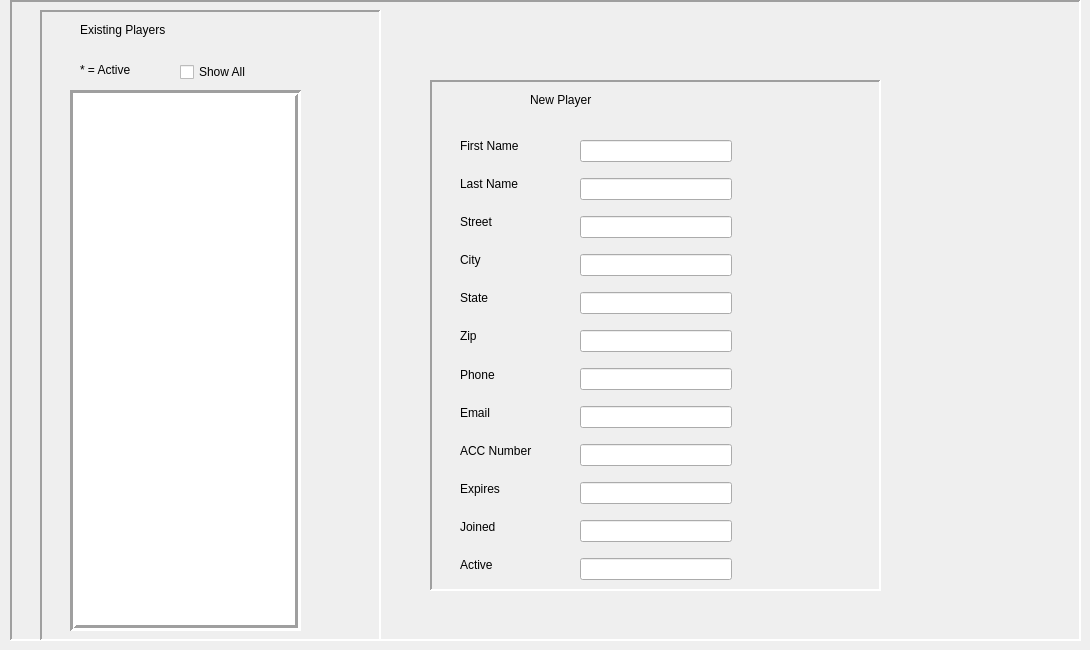
    <widget class="QWidget" name="playersTab">
     <property name="autoFillBackground">
      <bool>true</bool>
     </property>
     <attribute name="title">
      <string>Players</string>
     </attribute>
     <widget class="QFrame" name="playerTabPanel">
      <property name="geometry">
       <rect>
        <x>10</x>
        <y>0</y>
        <width>1071</width>
        <height>641</height>
       </rect>
      </property>
      <property name="autoFillBackground">
       <bool>true</bool>
      </property>
      <property name="frameShape">
       <enum>QFrame::Shape::Panel</enum>
      </property>
      <property name="frameShadow">
       <enum>QFrame::Shadow::Sunken</enum>
      </property>
      <property name="lineWidth">
       <number>2</number>
      </property>
      <widget class="QFrame" name="newPlayerFrame">
       <property name="geometry">
        <rect>
         <x>420</x>
         <y>80</y>
         <width>451</width>
         <height>511</height>
        </rect>
       </property>
       <property name="autoFillBackground">
        <bool>true</bool>
       </property>
       <property name="frameShape">
        <enum>QFrame::Shape::Panel</enum>
       </property>
       <property name="frameShadow">
        <enum>QFrame::Shadow::Sunken</enum>
       </property>
       <property name="lineWidth">
        <number>2</number>
       </property>
       <widget class="QLabel" name="newPlayerLabel">
        <property name="geometry">
         <rect>
          <x>100</x>
          <y>10</y>
          <width>191</width>
          <height>20</height>
         </rect>
        </property>
        <property name="text">
         <string>New Player</string>
        </property>
       </widget>
       <widget class="QWidget" name="layoutWidget">
        <property name="geometry">
         <rect>
          <x>30</x>
          <y>50</y>
          <width>111</width>
          <height>451</height>
         </rect>
        </property>
        <layout class="QVBoxLayout" name="verticalLayout">
         <item>
          <widget class="QLabel" name="firstNameLabel">
           <property name="enabled">
            <bool>true</bool>
           </property>
           <property name="autoFillBackground">
            <bool>true</bool>
           </property>
           <property name="text">
            <string>First Name</string>
           </property>
           <property name="scaledContents">
            <bool>false</bool>
           </property>
          </widget>
         </item>
         <item>
          <widget class="QLabel" name="lastNameLabel">
           <property name="text">
            <string>Last Name</string>
           </property>
          </widget>
         </item>
         <item>
          <widget class="QLabel" name="streetLabel">
           <property name="text">
            <string>Street</string>
           </property>
          </widget>
         </item>
         <item>
          <widget class="QLabel" name="cityLabel">
           <property name="text">
            <string>City</string>
           </property>
          </widget>
         </item>
         <item>
          <widget class="QLabel" name="stateLabel">
           <property name="text">
            <string>State</string>
           </property>
          </widget>
         </item>
         <item>
          <widget class="QLabel" name="zipLabel">
           <property name="text">
            <string>Zip</string>
           </property>
          </widget>
         </item>
         <item>
          <widget class="QLabel" name="phoneLabel">
           <property name="text">
            <string>Phone</string>
           </property>
          </widget>
         </item>
         <item>
          <widget class="QLabel" name="emailLabel">
           <property name="text">
            <string>Email</string>
           </property>
          </widget>
         </item>
         <item>
          <widget class="QLabel" name="accNumberLabel">
           <property name="text">
            <string>ACC Number</string>
           </property>
          </widget>
         </item>
         <item>
          <widget class="QLabel" name="expiresLabel">
           <property name="text">
            <string>Expires</string>
           </property>
          </widget>
         </item>
         <item>
          <widget class="QLabel" name="joinedLabel">
           <property name="text">
            <string>Joined</string>
           </property>
          </widget>
         </item>
         <item>
          <widget class="QLabel" name="activeLabel">
           <property name="text">
            <string>Active</string>
           </property>
           <property name="alignment">
            <set>Qt::AlignmentFlag::AlignLeading|Qt::AlignmentFlag::AlignLeft|Qt::AlignmentFlag::AlignVCenter</set>
           </property>
          </widget>
         </item>
        </layout>
       </widget>
      </widget>
      <widget class="QFrame" name="existingPlayersPanel">
       <property name="geometry">
        <rect>
         <x>30</x>
         <y>10</y>
         <width>341</width>
         <height>631</height>
        </rect>
       </property>
       <property name="autoFillBackground">
        <bool>true</bool>
       </property>
       <property name="frameShape">
        <enum>QFrame::Shape::Panel</enum>
       </property>
       <property name="frameShadow">
        <enum>QFrame::Shadow::Sunken</enum>
       </property>
       <property name="lineWidth">
        <number>2</number>
       </property>
       <widget class="QLabel" name="existingPlayersLabel">
        <property name="geometry">
         <rect>
          <x>40</x>
          <y>10</y>
          <width>211</width>
          <height>20</height>
         </rect>
        </property>
        <property name="text">
         <string>Existing Players</string>
        </property>
       </widget>
       <widget class="QLabel" name="activePlayerLabel">
        <property name="geometry">
         <rect>
          <x>40</x>
          <y>50</y>
          <width>81</width>
          <height>20</height>
         </rect>
        </property>
        <property name="text">
         <string>* = Active</string>
        </property>
       </widget>
       <widget class="QCheckBox" name="showAllPlayers">
        <property name="geometry">
         <rect>
          <x>140</x>
          <y>50</y>
          <width>87</width>
          <height>24</height>
         </rect>
        </property>
        <property name="text">
         <string>Show All</string>
        </property>
       </widget>
       <widget class="QListWidget" name="listOfPlayers">
        <property name="geometry">
         <rect>
          <x>30</x>
          <y>80</y>
          <width>231</width>
          <height>541</height>
         </rect>
        </property>
        <property name="frameShape">
         <enum>QFrame::Shape::Box</enum>
        </property>
        <property name="lineWidth">
         <number>3</number>
        </property>
        <property name="verticalScrollBarPolicy">
         <enum>Qt::ScrollBarPolicy::ScrollBarAsNeeded</enum>
        </property>
        <property name="horizontalScrollBarPolicy">
         <enum>Qt::ScrollBarPolicy::ScrollBarAlwaysOff</enum>
        </property>
        <property name="selectionRectVisible">
         <bool>true</bool>
        </property>
        <property name="sortingEnabled">
         <bool>false</bool>
        </property>
       </widget>
      </widget>
      <widget class="QWidget" name="layoutWidget">
       <property name="geometry">
        <rect>
         <x>570</x>
         <y>130</y>
         <width>152</width>
         <height>461</height>
        </rect>
       </property>
       <layout class="QVBoxLayout" name="verticalLayout_2">
        <property name="sizeConstraint">
         <enum>QLayout::SizeConstraint::SetNoConstraint</enum>
        </property>
        <item>
         <widget class="QLineEdit" name="firstNameEntry"/>
        </item>
        <item>
         <widget class="QLineEdit" name="lastNameEntry"/>
        </item>
        <item>
         <widget class="QLineEdit" name="streetEntry"/>
        </item>
        <item>
         <widget class="QLineEdit" name="cityEntry"/>
        </item>
        <item>
         <widget class="QLineEdit" name="stateEntry"/>
        </item>
        <item>
         <widget class="QLineEdit" name="zipEntry"/>
        </item>
        <item>
         <widget class="QLineEdit" name="phoneEntry"/>
        </item>
        <item>
         <widget class="QLineEdit" name="emailEntry"/>
        </item>
        <item>
         <widget class="QLineEdit" name="accNumberEntry"/>
        </item>
        <item>
         <widget class="QLineEdit" name="expiresEntry"/>
        </item>
        <item>
         <widget class="QLineEdit" name="joinedEntry"/>
        </item>
        <item>
         <widget class="QLineEdit" name="activeEntry"/>
        </item>
       </layout>
      </widget>
     </widget>
    </widget>
